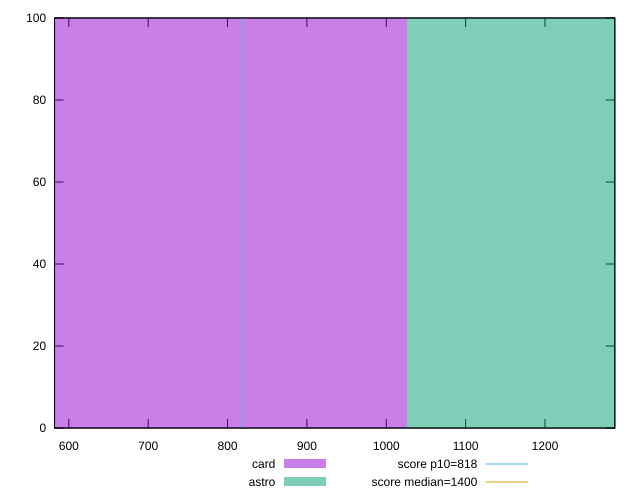

The gnuplot source for this figure:
reset

$card <<EOF
684.0140788902843 100
EOF

$astro <<EOF
1368.0281577805686 100
EOF

set key outside below
set boxwidth 684.0140788902843
set xrange [582:1288]
set yrange [0:100]
set trange [0:100]
set style fill transparent solid 0.5 noborder

set parametric
set terminal svg size 640, 500 enhanced background rgb 'white'
set output "reports/report_00028_2021-02-24T12-49-42.674Z/dom-size/comparison/histogram/2_vs_3.svg"

plot $card title "card" with boxes, \
     $astro title "astro" with boxes, \
     818,t title "score p10=818", \
     1400,t title "score median=1400"

reset
